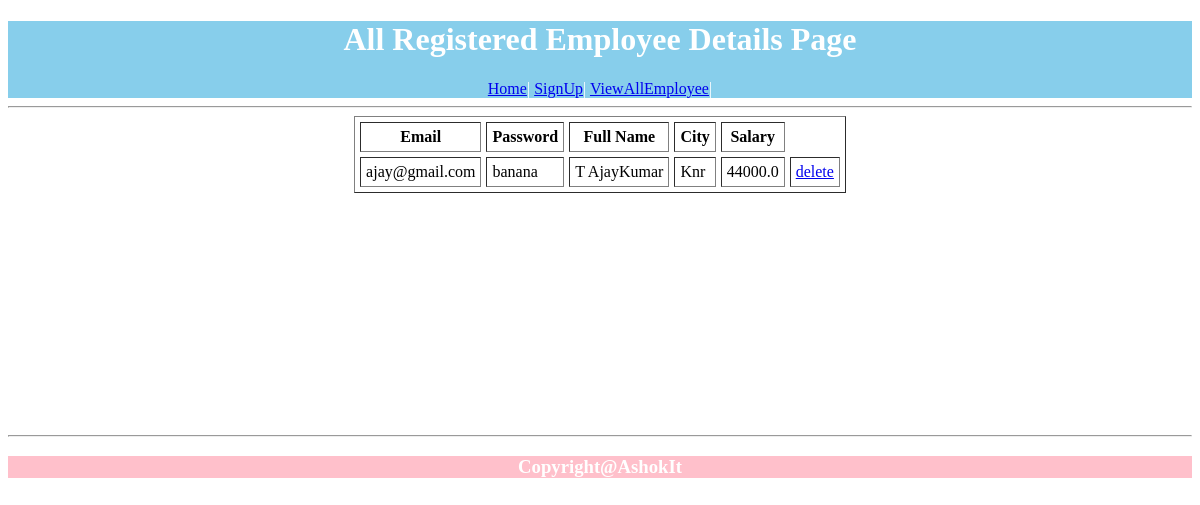
Before: /showallemp/ with the older database file.
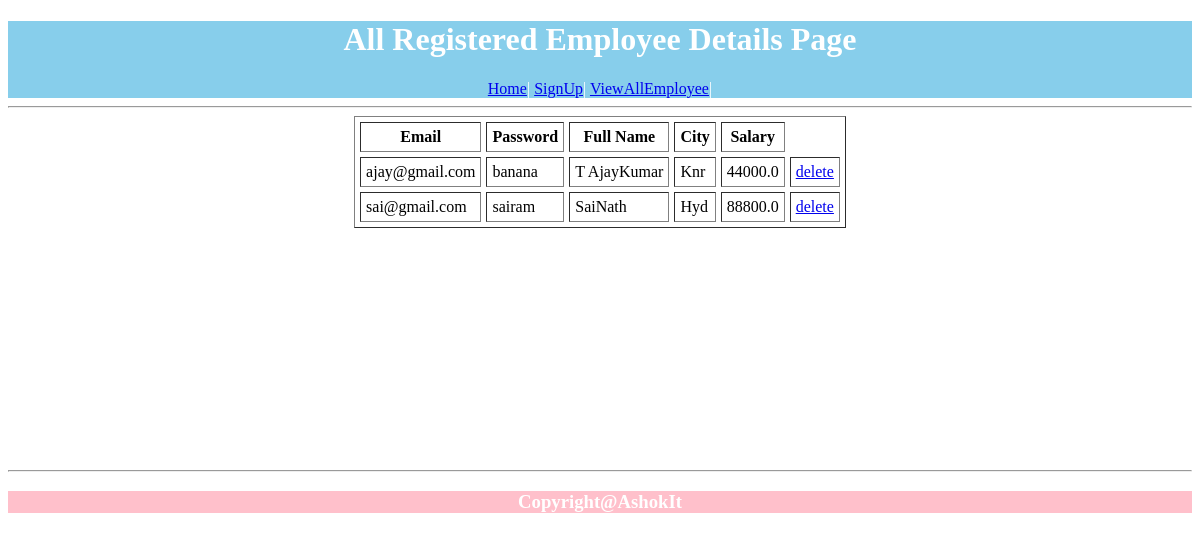
After: the same page with the newer database file.
### empdata/models.py (models this page shows, shortened)
class Employee(models.Model):
    email=models.CharField(primary_key=True,max_length=40)
    password=models.CharField(max_length=40)
    fullName=models.CharField(max_length=40)
    city=models.CharField(max_length=40)
    salary=models.FloatField(default=0.0)

### empdata/views.py (the view)
# urls.py: url(r'showallemp/',showallempv,name='showallempl'),
def showallempv(request):
    employees=Employee.objects.all()
    return render(request, 'showallemp.html', {'emps': employees})

### empdata/templates/showallemp.html (shortened to what this page needs)
<!DOCTYPE html>
<html lang="en">
<head>
</head>
<body>
    <header>
        <h1>All Registered Employee Details Page</h1>
        <nav>
            <a href="{% url 'homel'%}">Home</a>|
            <a href="{% url 'empregl'%}">SignUp</a>|
            <a href="#">ViewAllEmployee</a>|
        </nav>
    </header>
    <hr>
    <table align="center" border="1px" cellpadding="5px" cellspacing="5px">
        <tr>
            <th>Email</th>
            <th>Password</th>
            <th>Full Name</th>
            <th>City</th>
            <th>Salary</th>
        </tr>
        {% for e in emps %}
        <tr>
            <td>{{e.email}}</td>
             <td>{{e.password}}</td>
             <td>{{e.fullName}}</td>
             <td>{{e.city}}</td>
             <td>{{e.salary}}</td>
            <td>
                <a href="{% url 'deleteprocess' n1=e.email %}">
                    delete
                </a>
            </td>
        </tr>
        {% endfor %}
    </table>
    <br><br><br><br><br><br><br><br><br><br><br><br><br>
    <hr>
    <footer>
        <h3>Copyright@AshokIt</h3>
    </footer>
</body>
</html>

### empdata/templates/showallemp.html (style rules this page uses)
header { text-align:center; background-color:skyblue; color:white; }
footer { text-align:center; background-color:pink; color:white; }

Changed rows visible on the page:
added Employee: email "sai@gmail.com", password "sairam", fullName "SaiNath", city "Hyd", salary "88800.0"
